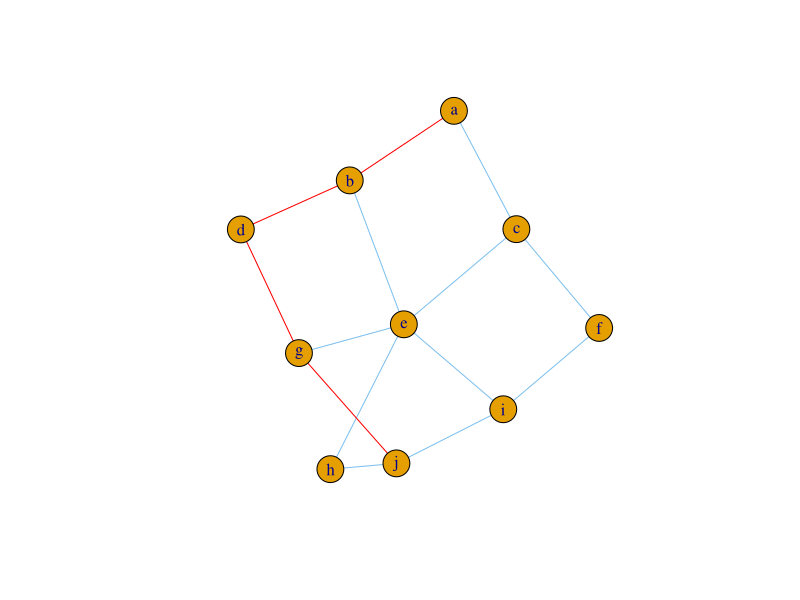

Write R code to recreate this figure.
## ---- chunk 1
knitr::opts_chunk$set(echo = TRUE)
library(igraph)
## ---- chunk 2

#note:  code copied from code professor posted on blackboard
df3 <- rbind(
c("a","b",2),
c("b","d",2),
c("d","g",2),
c("c","e",4),
c("e","h",2),
c("h","j",4),
c("f","i",6),
c("a","c",4),
c("b","e",7),
c("g","e",1),
c("g","j",8),
c("c","f",2),
c("e","i",2),
c("j","i",2)

)


df3 <- as.data.frame(df3)
names(df3) <- c("start_id","end_id","newcost")





g2 <- graph.data.frame(df3, directed=FALSE)



# compute the min distances from 'a' to all other vertices
tmp3 <- shortest.paths(g2,v='a',weights=E(g2)$newcost)

# print min distance from 'a' to 'j'
sp_lenght <- tmp3[1, which(V(g2)$name == 'j')]


## ---- chunk 3
#Copied from https://stackoverflow.com/questions/19827139/highlight-shortest-path-on-plot-of-graph

ShortPth <- get.shortest.paths(g2, "a", "j")    # List of path 8->2

E(g2)$color <- "SkyBlue2"
E(g2)$width <- 1
E(g2, path=ShortPth$vpath[[1]])$color <- "red"
E(g2, path=unlist(ShortPth$vpath))$color <- "red"
E(g2, path=unlist(ShortPth[[1]]))$color <- "red"
plot(g2)


